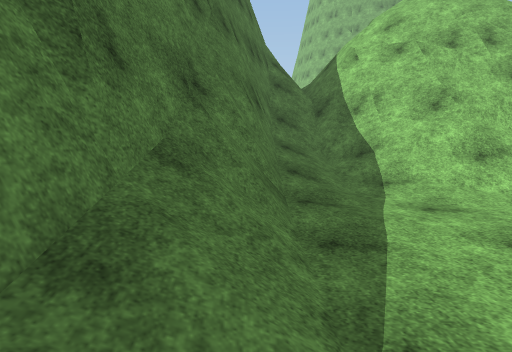
View 1 (above)

20 first-person views from a walk through a 3-D level made in the Unity game engine. The camera is 1.3 m above the floor, tilts 6° down and sees 70° across. The floor is counted in squares, 2 m on a side. Each view is taken from the middle of a square. On the plan, view 1 faces up. The plan holds only what a view shows up to about 11 squares ahead; the rest is blank. The place goes on beyond the plan. The player character is not drawn. Surface patterns are stand-ins for the level's own textures.

View 2
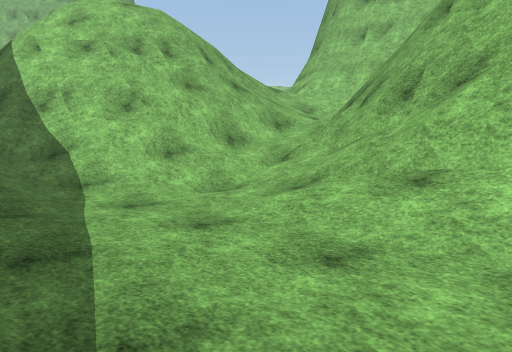

View 3
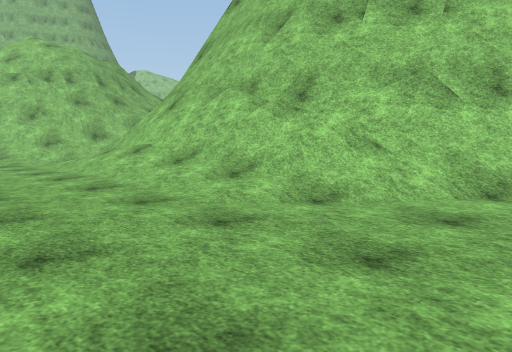

View 4
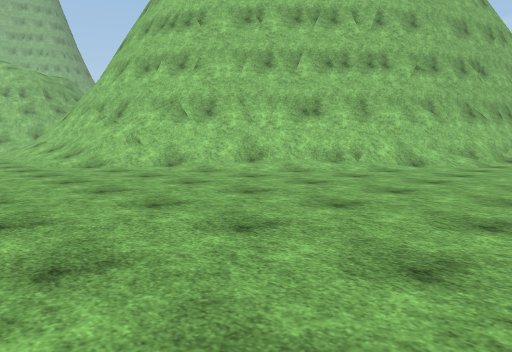

View 5
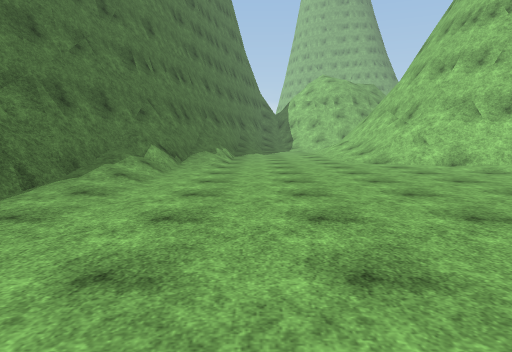

View 6
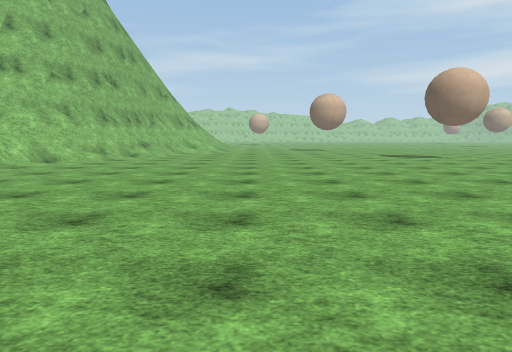

View 7
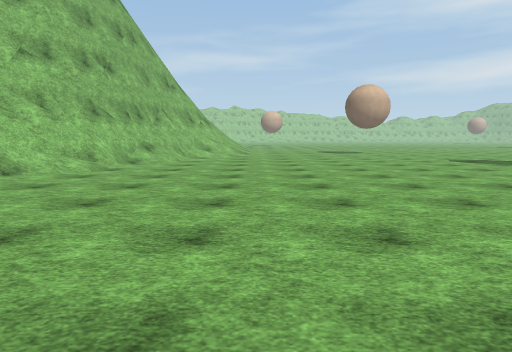

View 8
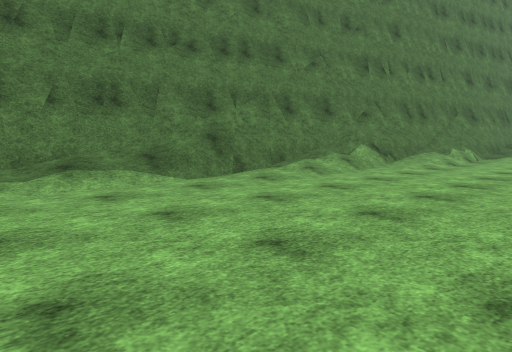

View 9
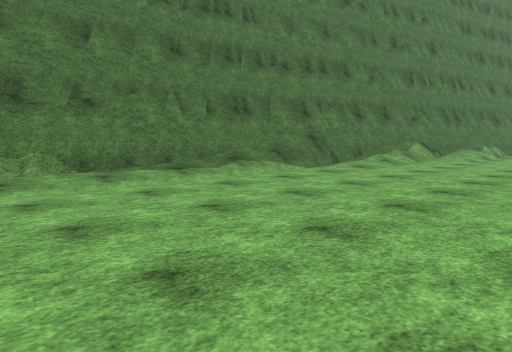

View 10
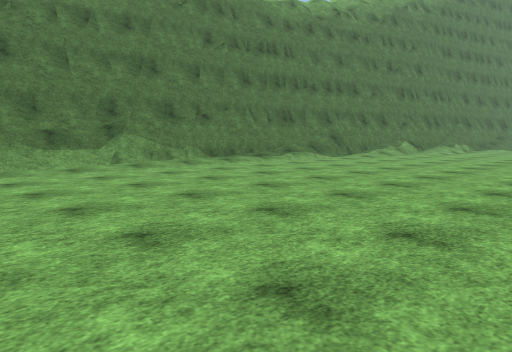

View 11
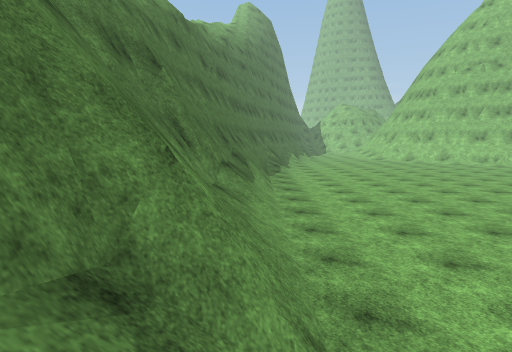

View 12
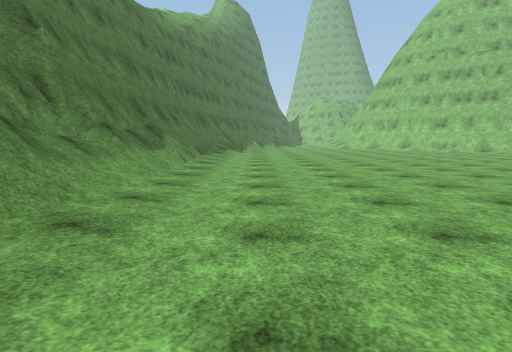

View 13
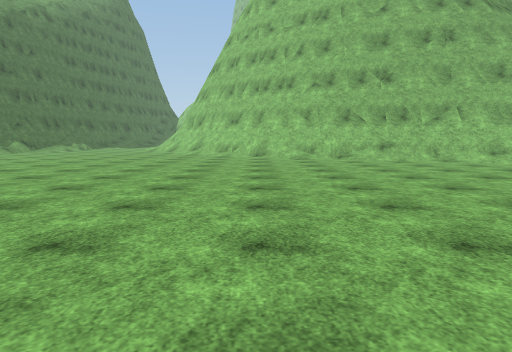

View 14
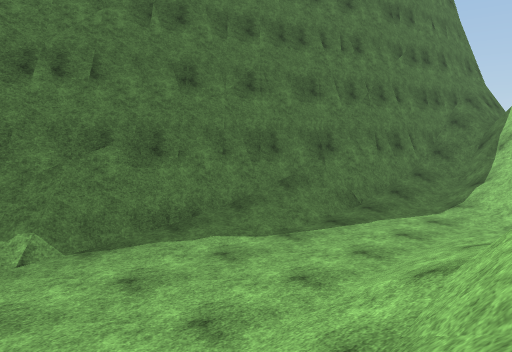

View 15
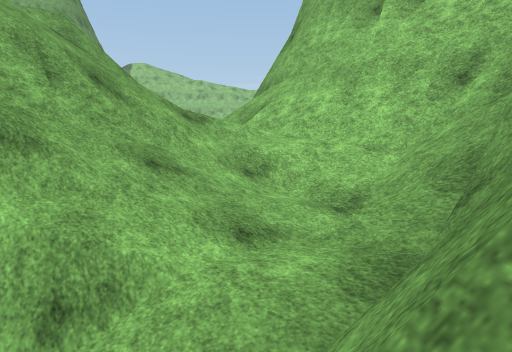

View 16
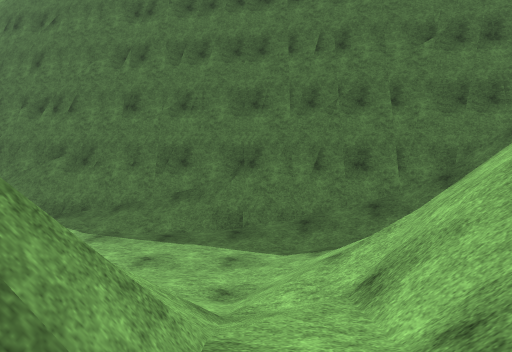

View 17
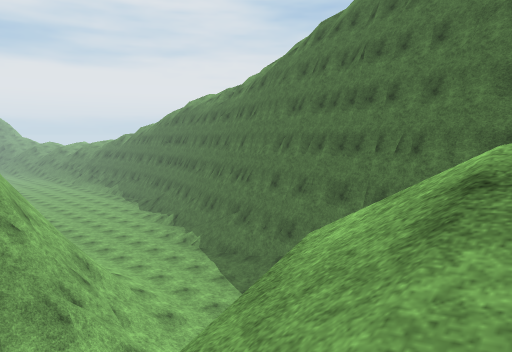

View 18
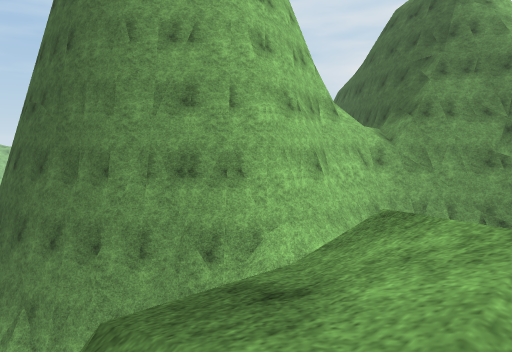

View 19
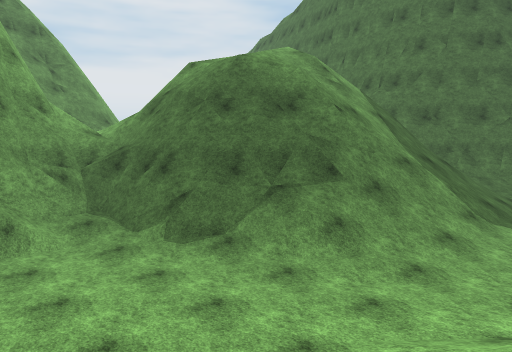

View 20
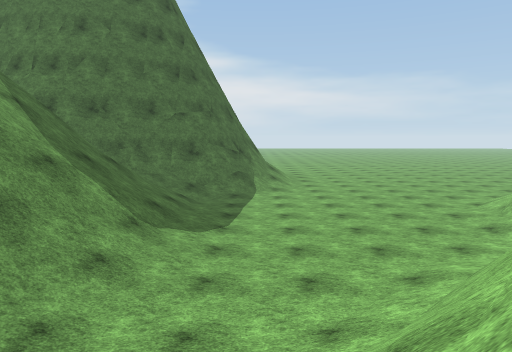

### Floor plan
Key: @ floor where view 1 was taken; # wall or solid block; . main floor; : floor 6.5 m higher than the main floor; / step, stairs or slope; = window, fence, low wall or low ledge; v drop or lower ground.
Columns run from 7 left of view 1 to 13 right of it. Each row starts with its distance up from view 1.
 25        ..
 24        ...
 23        .....
 22        ......
 21        ....../##
 20        ......./###
 19        ........//#
 18        /........ // /
 17        //.////.../
 16        #////////...
 15        #/////////...
 14        #/ ///=#//...
 13        ## ///####/..
 12         #  ///vv#/..
 11        ##  ////v##/=#
 10        #== / /=vv####
  9        #/=/////=/=#
  8        #/# //////##
  7      v #/##vv=//=##
  6      v #//=/////##
  5     vv##////////##
  4     v ##////////=#
  3     v #=..///#####
  2     v #/..//##
  1     v #/../##
  0     v##@../##
 -1    v ##/../##
 -2    v #/.../##
 -3    v #/...//#
 -4    v##/..../#
 -5     #=/..../##
 -6   v #/....../##
 -7   v##/......./##
 -8    ##/......../###
 -9    #/........../###
-10  v #/.............###
-11  v #/...............=
-12  v #/................
-13  v #/................
-14 vv #/................
-15 vv##.................
-16 v:#=.................
-17 /v#/.................
-18 /v#/.................
-19  v#/........ ........
-20  v#/........  .... ..
-21  v#/.....      ...
-22  v#/....
-23   #=....
-24   #//..
-25    / .

Positions as (right, up) in squares from view 1, and headings:
1: (0, 0), facing up
2: (0, 0), facing up-right
3: (0, -6), facing up-right
4: (0, -12), facing up-right
5: (0, -13), facing up
6: (-1, -14), facing right
7: (2, -13), facing right
8: (2, -13), facing up-left
9: (2, -16), facing up-left
10: (4, -20), facing up-left
11: (-4, -25), facing up
12: (-2, -25), facing up
13: (8, -21), facing up
14: (4, -3), facing up-left
15: (5, 3), facing up-right
16: (7, 4), facing left
17: (7, 9), facing down-left
18: (6, 12), facing down-right
19: (13, 18), facing down-left
20: (11, 18), facing left
